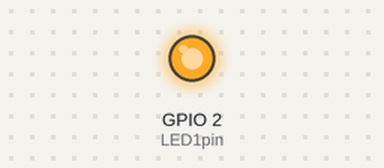
A program run on a simulated ESP32. Shown: output pins drawn as LEDs (lit = HIGH). WiFi joins after 1.5 s; servers stay silent unless stated; what the program prints to the serial monitor is not drawn.

Above: at 1.6 s.
At 2.1 s:
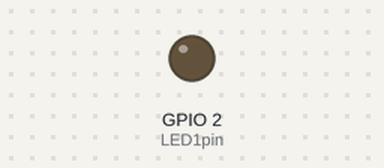
Timing chart, 0 to 3.6 s (numbered marks = the images above):
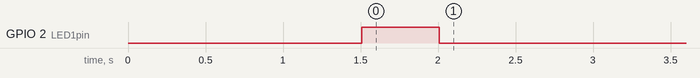

The program:

main.cpp
```cpp
#include <Arduino.h>
#include "Wifi.h"
#include "WebServer.h"

const char* ssid = "BUM";
const char* password = "N0gavica";


WebServer server(80);

uint8_t LED1pin = 2; //8-bitna celostevilska spremenljivka
bool LED1status = LOW;

//vsebina HTML strani ki se bo posredovala iz nasega esp32 na brskalnik klienta,lahko dodamo tudi CSS
//nasa spletna stran bo shranjena v spremenljivki HTML tipa string

String HTML1 = "<!DOCTYPE html>\n\
<html lang='sl'>\n\
<head>\n\
    <meta charset='UTF-8'>\n\
    <meta name='viewport' content='width=device-width, initial-scale=1.0'>\n\
    <title>Document</title>\n\
</head>\n\
<body>\n\
    <h1>Pozdravlen svet iz 1111, čšž</h1>\n\
</body>\n\
</html>";

String HTML3 = "<!DOCTYPE html>\n\
<html lang='sl'>\n\
<head>\n\
    <meta charset='UTF-8'>\n\
    <meta name='viewport' content='width=device-width, initial-scale=1.0'>\n\
    <title>Document</title>\n\
</head>\n\
<body>\n\
    <h1>Pozdravlen svet iz esp32, čšž</h1>\n\
</body>\n\
</html>";


void handle_root(){
  server.send(200,"text/html", HTML3);

}

void handle_1(){
  LED1status = HIGH;
  server.send(200,"text/html", HTML1);

}

void setup() {

  Serial.begin(115200);

  WiFi.begin(ssid,password);

  while(WiFi.status() != WL_CONNECTED){
    delay(500);
    Serial.println("Povezovanje z WiFi omrezjem...");
  }


  Serial.println("Povezava z WiFi omrežjem je vzpostavljena.");
  Serial.print("IP naslov esp32 modula je: ");
  Serial.println(WiFi.localIP());

  server.on("/", handle_root);
  server.on("/1", handle_1);

  server.begin();


  pinMode(2, OUTPUT);
  digitalWrite(2, HIGH);
  digitalWrite(2, LOW);
  digitalWrite(2, HIGH);
  delay(500);
  digitalWrite(2, LOW);

}


void loop() {
  server.handleClient();

  if(LED1status){
    digitalWrite(LED1pin, HIGH);
  }
  else{
    digitalWrite(LED1pin,LOW);
  }
}
```
